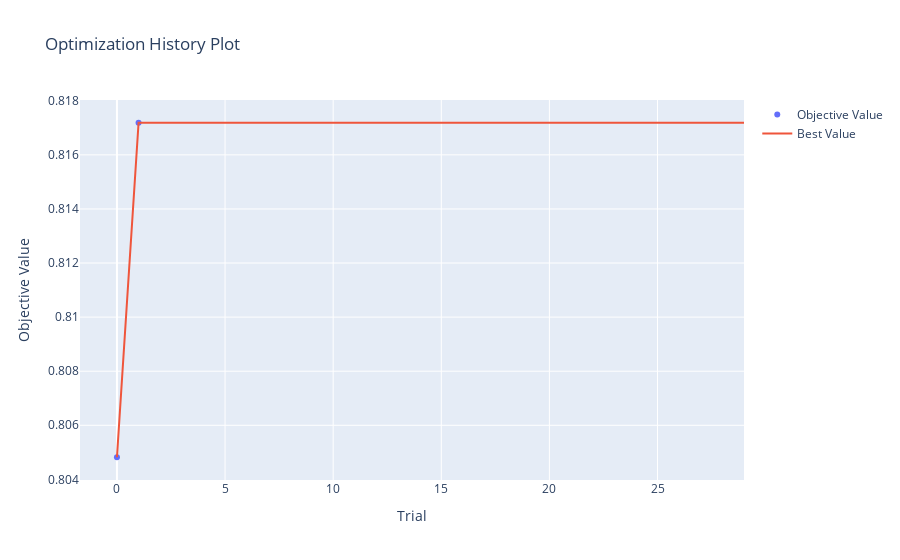

The code cell stored with this chart in its notebook:
### Code cell
plotly_config = {"staticPlot": True}

fig = plot_optimization_history(study_other)
fig.show(config=plotly_config)

### Figure 1 — Plotly figure (JSON) as saved in the notebook; plotly's stock layout.template omitted (floating-point values rounded to 4 significant figures)
{"data": [{"mode": "markers", "name": "Objective Value", "type": "scatter", "x": [0, 1], "y": [0.8048, 0.8172]}, {"mode": "lines", "name": "Best Value", "type": "scatter", "x": [0, 1, 2, 3, 4, 5, 6, 7, 8, 9, 10, 11, 12, 13, 14, 15, 16, 17, 18, 19, 20, 21, 22, 23, 24, 25, 26, 27, 28, 29], "y": [0.8048, 0.8172, 0.8172, 0.8172, 0.8172, 0.8172, 0.8172, 0.8172, 0.8172, 0.8172, 0.8172, 0.8172, 0.8172, 0.8172, 0.8172, 0.8172, 0.8172, 0.8172, 0.8172, 0.8172, 0.8172, 0.8172, 0.8172, 0.8172, 0.8172, 0.8172, 0.8172, 0.8172, 0.8172, 0.8172]}, {"marker": {"color": "#cccccc"}, "mode": "markers", "name": "Infeasible Trial", "showlegend": false, "type": "scatter", "x": [], "y": []}], "layout": {"title": {"text": "Optimization History Plot"}, "xaxis": {"title": {"text": "Trial"}}, "yaxis": {"title": {"text": "Objective Value"}}}}
